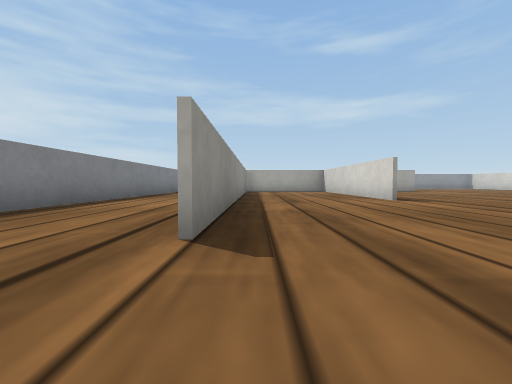
View 1 (above)

17 first-person views from a walk through a world built for the Webots simulator. The camera is 0.04 m above the floor, tilts 2° down and sees 90° across. The floor is counted in squares, 0.1 m on a side. Each view is taken from the middle of a square. On the plan, view 1 faces up. The plan holds only what a view shows up to about 9 squares ahead; the rest is blank. The robots in the file are not drawn. Simple shapes and patterns stand in for the simulator's stock objects.

View 2
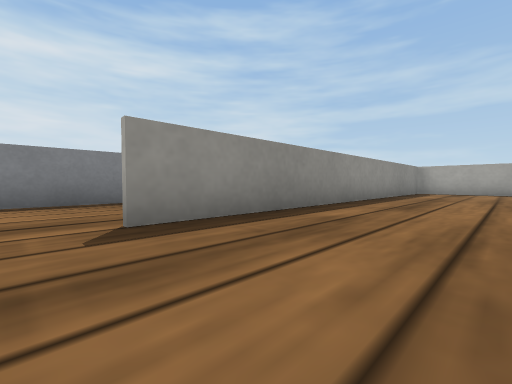

View 3
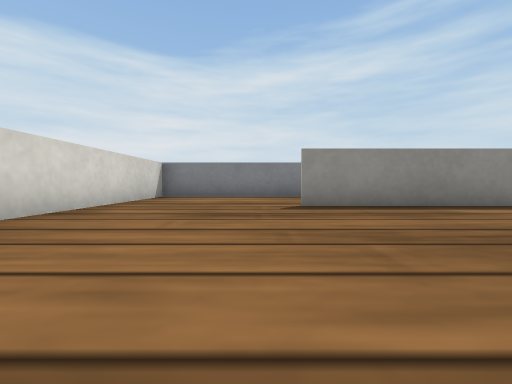

View 4
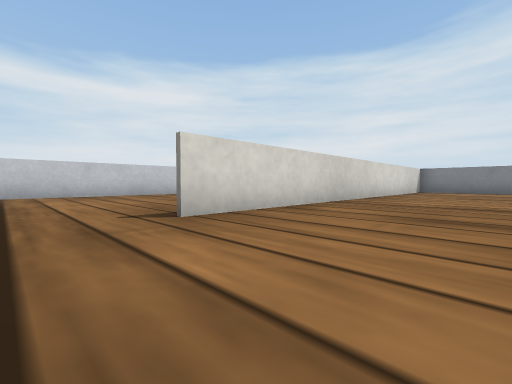

View 5
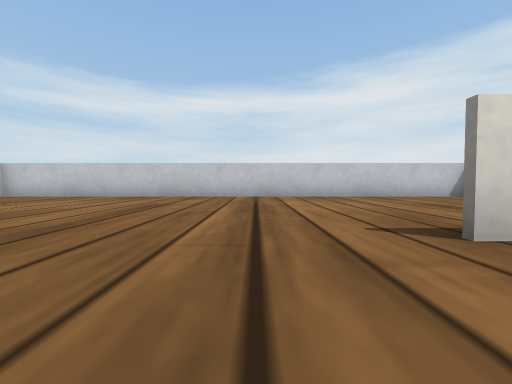

View 6
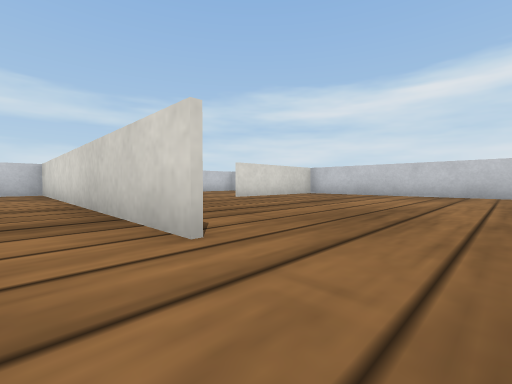

View 7
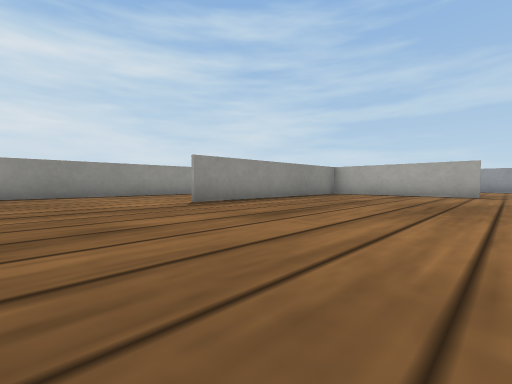

View 8
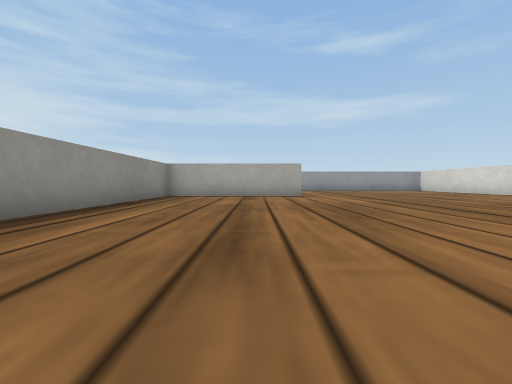

View 9
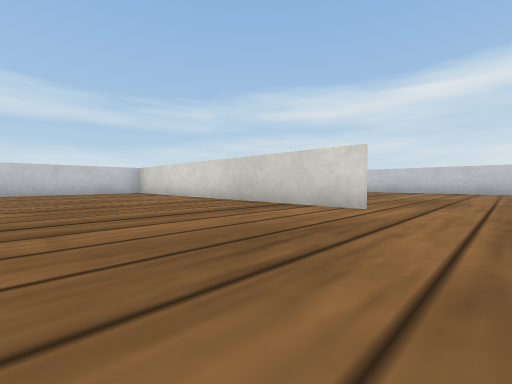

View 10
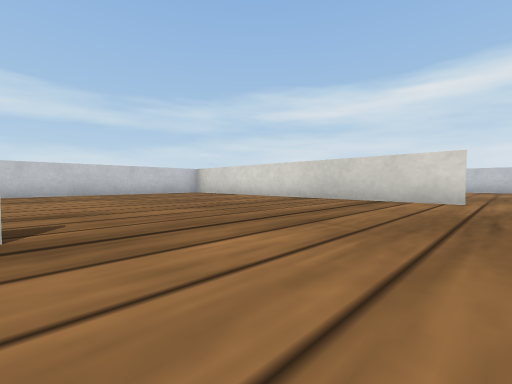

View 11
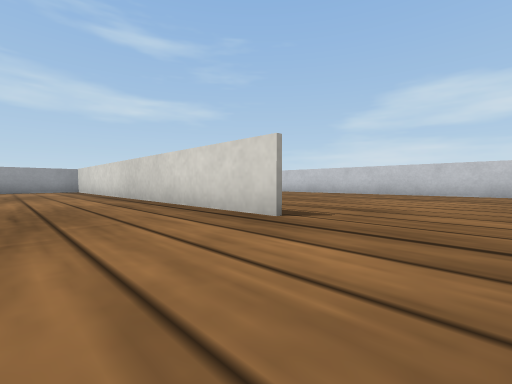

View 12
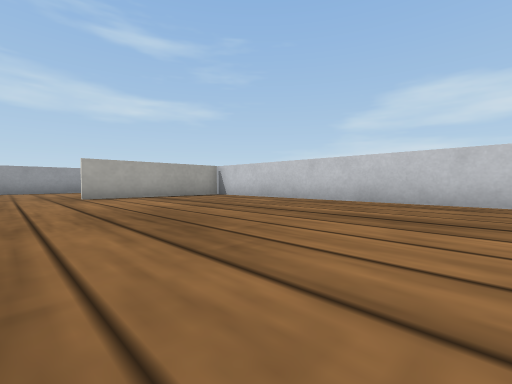

View 13
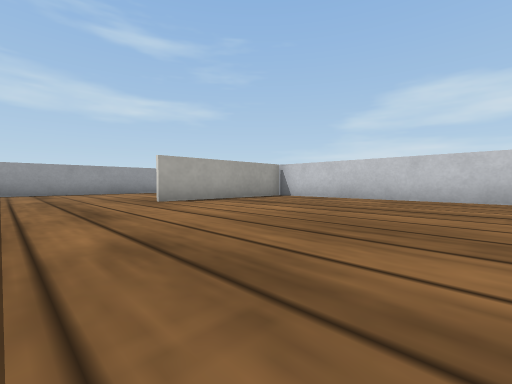

View 14
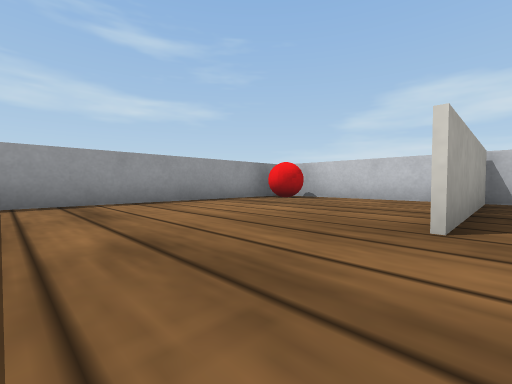

View 15
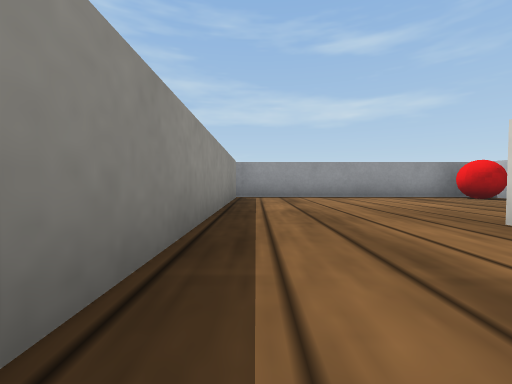

View 16
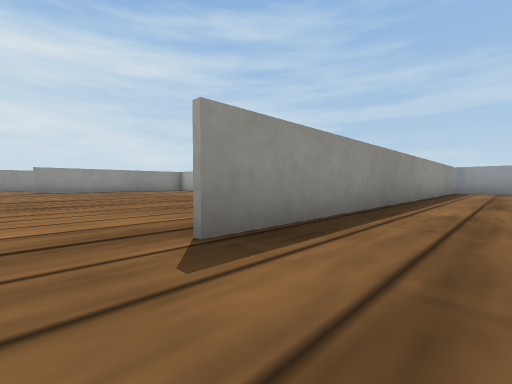

View 17
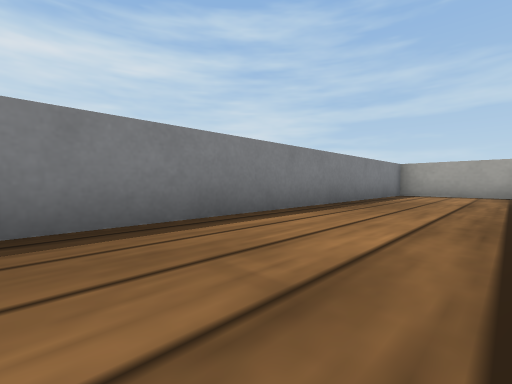

### Floor plan
Ten units are one square. View 1 is at (0, 0); x grows to the right and y downward. Boxes are objects, and circles mark ways between rooms. Rooms are numbered by the first view taken in them; rooms with no view inside come last. Other rooms are left out.
<svg viewBox="-40 -180 260 262">
<path fill="none" stroke="#000" d="M32 -59 32 -90M-5 17 35 17M-4 -114 -4 -17M30 -120 0 -120M125 0 145 0M35 17 75 17M144 -60 144 -125M75 -120 30 -120M166 61 166 39M33 -119 33 -59M28 77 168 77M145 0 215 0 215 -119M215 -123 174 -123M145 -124 145 -60M0 -120 -35 -120 -35 17 -5 17M192 -173 144 -173M145 -169 145 -124M215 -119 215 -169"/>
<rect x="195" y="-175" width="20" height="20" fill="#bbb"><title>red ball</title></rect>
<circle cx="30" cy="-20" r="3" fill="#2a7"/>
<circle cx="0" cy="0" r="3" fill="#2a7"/>
<circle cx="140" cy="-35" r="3" fill="#2a7"/>
<circle cx="160" cy="-120" r="3" fill="#2a7"/>
<text x="20" y="-40">1</text>
<text x="90" y="-20">2</text>
<text x="180" y="-60">3</text>
<text x="-20" y="-50">4</text>
<text x="180" y="-150">5</text>
</svg>
Room 1 opens to room 2. Room 1 opens to room 4. Room 2 opens to room 3. Room 3 opens to room 5.

Where each view was taken, in squares from view 1:
view 1: 0 up, 0 right, facing up
view 2: 1 up, 2 right, facing up-left
view 3: 1 up, 4 right, facing left
view 4: 1 up, 9 right, facing down-left
view 5: 0 up, 9 right, facing down
view 6: 1 up, 11 right, facing down-right
view 7: 3 up, 8 right, facing up-left
view 8: 4 up, 6 right, facing up
view 9: 4 up, 11 right, facing down-right
view 10: 6 up, 12 right, facing down-right
view 11: 4 up, 12 right, facing up-right
view 12: 5 up, 16 right, facing up-right
view 13: 7 up, 15 right, facing up-right
view 14: 12 up, 15 right, facing up-right
view 15: 10 up, 15 right, facing up
view 16: 5 up, 16 right, facing up-left
view 17: 3 up, 1 left, facing up-left
